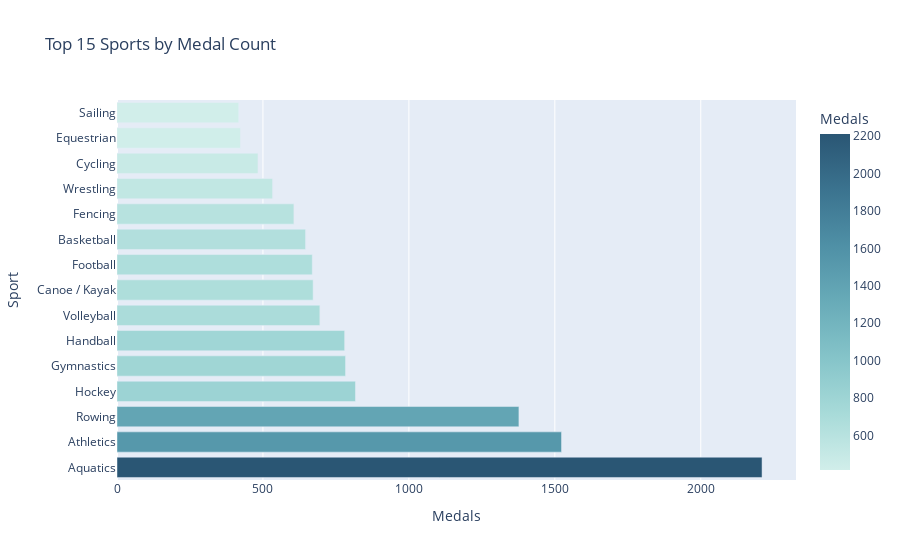

The notebook cell this image was saved under:
### Code cell
sport_medals = df['sport'].value_counts().reset_index()
sport_medals.columns = ['Sport', 'Medals']

fig = px.bar(sport_medals.head(15), x='Medals', y='Sport', orientation='h', title='Top 15 Sports by Medal Count', color='Medals', color_continuous_scale='Teal')
fig.show()
print("🎯 This chart displays the top 15 Olympic sports by total medal count, showing that Athletics, Swimming, and Gymnastics had the highest number of medal events between 1976 and 2008.")

### Figure 1 — Plotly figure (JSON) as saved in the notebook; plotly's stock layout.template omitted (floating-point values rounded to 4 significant figures)
{"data": [{"alignmentgroup": "True", "hovertemplate": "Medals=%{marker.color}<br>Sport=%{y}<extra></extra>", "legendgroup": "", "marker": {"color": [2210, 1523, 1377, 817, 783, 780, 695, 672, 669, 646, 606, 533, 483, 423, 417], "coloraxis": "coloraxis", "pattern": {"shape": ""}}, "name": "", "offsetgroup": "", "orientation": "h", "showlegend": false, "textposition": "auto", "type": "bar", "x": [2210, 1523, 1377, 817, 783, 780, 695, 672, 669, 646, 606, 533, 483, 423, 417], "xaxis": "x", "y": ["Aquatics", "Athletics", "Rowing", "Hockey", "Gymnastics", "Handball", "Volleyball", "Canoe / Kayak", "Football", "Basketball", "Fencing", "Wrestling", "Cycling", "Equestrian", "Sailing"], "yaxis": "y"}], "layout": {"barmode": "relative", "coloraxis": {"colorbar": {"title": {"text": "Medals"}}, "colorscale": [[0, "rgb(209, 238, 234)"], [0.1667, "rgb(168, 219, 217)"], [0.3333, "rgb(133, 196, 201)"], [0.5, "rgb(104, 171, 184)"], [0.6667, "rgb(79, 144, 166)"], [0.8333, "rgb(59, 115, 143)"], [1, "rgb(42, 86, 116)"]]}, "legend": {"tracegroupgap": 0}, "title": {"text": "Top 15 Sports by Medal Count"}, "xaxis": {"anchor": "y", "domain": [0, 1], "title": {"text": "Medals"}}, "yaxis": {"anchor": "x", "domain": [0, 1], "title": {"text": "Sport"}}}}
